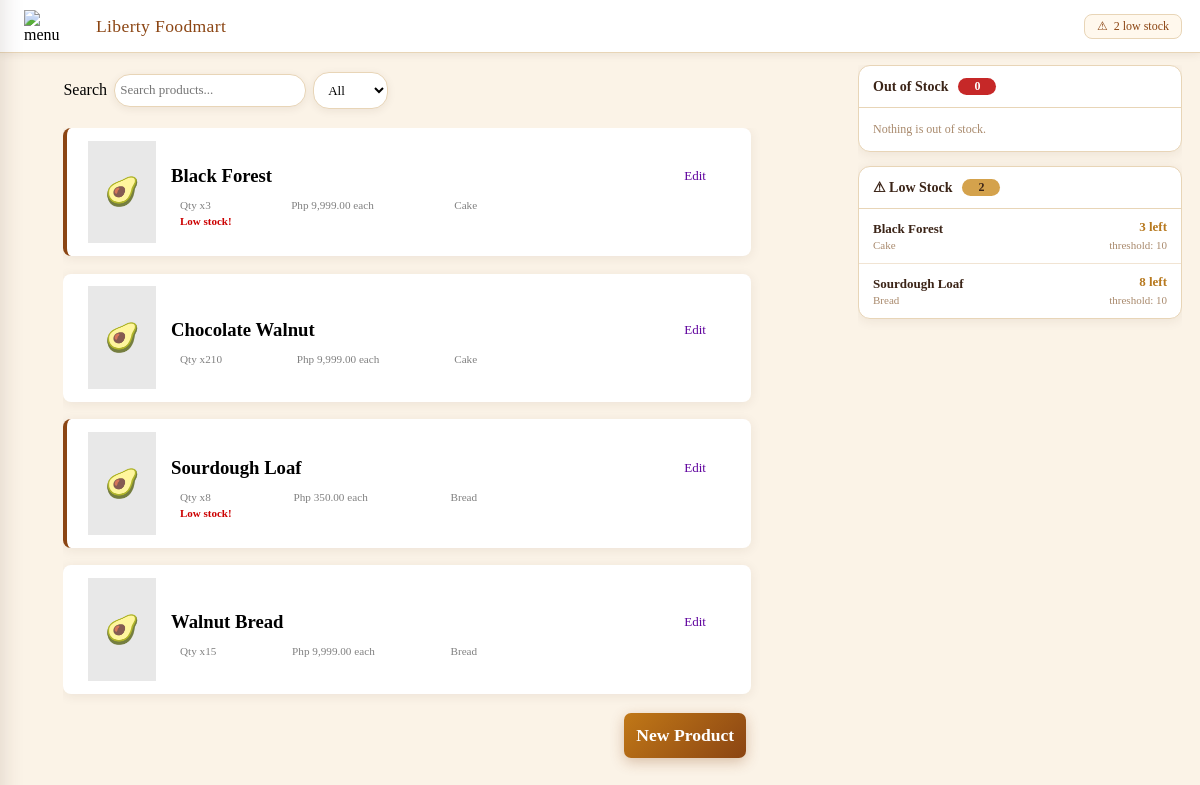
Page /inventory.php (signed in) on the committed database.
### tables this page shows
CREATE TABLE products (
    id                  INT UNSIGNED    NOT NULL AUTO_INCREMENT,
    name                VARCHAR(120)    NOT NULL,
    price               DECIMAL(10,2)   NOT NULL DEFAULT 0.00,
    description         TEXT            NULL,
    category            ENUM('Cake','Bread','Pastry','Drink','Other') NOT NULL DEFAULT 'Other',
    quantity            INT             NOT NULL DEFAULT 0,
    low_stock_threshold INT             NOT NULL DEFAULT 10,
    image_path          VARCHAR(255)    NULL,
    created_at          TIMESTAMP       NOT NULL DEFAULT CURRENT_TIMESTAMP,

    PRIMARY KEY (id),
    INDEX idx_category (category)
);

### inventory.php (the view, shortened to what this page needs)
<?php
require_once 'auth.php';
$search  = trim($_GET['search']   ?? '');
$sql    = 'SELECT * FROM products WHERE 1=1';
$params = [];
$sql .= ' ORDER BY name ASC';
$stmt = $pdo->prepare($sql);
$stmt->execute($params);
$products = $stmt->fetchAll();
$alert_rows = $pdo->query('SELECT id, name, category, quantity, low_stock_threshold FROM products WHERE quantity <= low_stock_threshold ORDER BY quantity ASC, name ASC')->fetchAll();
$out_items  = array_values(array_filter($alert_rows, fn($r) => (int)$r['quantity'] <= 0));
$low_items  = array_values(array_filter($alert_rows, fn($r) => (int)$r['quantity'] >  0));
$out_count  = count($out_items);
$low_count  = count($low_items);
function e(string $str): string {
    return htmlspecialchars($str, ENT_QUOTES, 'UTF-8');
}
?>
<!DOCTYPE html>
<html lang="en">
<head>
</head>
<body>
<header class="header">
    <div class="menu-icon-cont">
        <img src="src/menu.png" alt="menu" onclick="openMenu()">
    </div>
    <p>Liberty Foodmart</p>
    <?php if ($out_count > 0 || $low_count > 0): ?>
    <div class="notif-badge show" id="notif-badge" onclick="scrollToFirstLow()">
        &#9888;
        <?php if ($low_count > 0): ?><span><?= $low_count ?> low stock</span><?php endif; ?>
    </div>
    <?php endif; ?>
</header>
<main class="main">
    <div class="main-inventory">
    <div class="inv-left">
        <form method="GET" action="inventory.php" class="search-cont">
            <label for="search-input">Search</label>
            <input
                type="text"
                id="search-input"
                name="search"
                placeholder="Search products..."
                value="<?= e($search) ?>"
                oninput="debounceSearch()"
                autocomplete="off">
            <select id="cat-filter" name="category" onchange="this.form.submit()">
                <option value="">All</option>
            </select>
        </form>
        <div class="inventory-cont" id="inventory-cont">
            <?php if (empty($products)): ?>
                <div class="empty-msg">No products found.</div>
            <?php else: ?>
                <?php foreach ($products as $item):
                    $isOut = (int)$item['quantity'] <= 0;
                    $isLow = !$isOut && $item['quantity'] <= $item['low_stock_threshold'];
                ?>
                <div class="item-cont<?= $isOut ? ' out-of-stock' : ($isLow ? ' low-stock' : '') ?>" id="item-<?= $item['id'] ?>">
                    <div class="img-cont">
                        <?php if ($item['image_path'] && file_exists($item['image_path'])): ?>
                            <img src="<?= e($item['image_path']) ?>" alt="<?= e($item['name']) ?>">
                        <?php else: ?>
                            <div class="img-placeholder">&#129361;</div>
                        <?php endif; ?>
                    </div>
                    <div class="info-cont">
                        <div class="top-info">
                            <h3><?= e($item['name']) ?></h3>
                            <a href="#" class="info-edit"
                               onclick="openEditModal(
                                   <?= $item['id'] ?>,
                                   '<?= e(addslashes($item['name'])) ?>',
                                   '<?= $item['price'] ?>',
                                   '<?= e(addslashes($item['description'] ?? '')) ?>',
                                   '<?= e($item['category']) ?>',
                                   <?= $item['quantity'] ?>,
                                   <?= $item['low_stock_threshold'] ?>,
                                   '<?= e($item['image_path'] ?? '') ?>'
                               ); return false;">Edit</a>
                        </div>
                        <div class="bot-info">
                            <p>Qty x<?= $item['quantity'] ?></p>
                            <p>Php <?= number_format($item['price'], 2) ?> each</p>
                            <p><?= e($item['category']) ?></p>
                        </div>
                        <?php if ($isOut): ?>
                            <div class="out-label"> Out of stock!</div>
                        <?php elseif ($isLow): ?>
                            <div class="low-label"> Low stock!</div>
                        <?php endif; ?>
                    </div>
                </div>
                <?php endforeach; ?>
            <?php endif; ?>
        </div>
        <button class="add-item" onclick="openAddModal()">New Product</button>
    </div>
    <aside class="stock-panel">
        <section class="alert-card">
            <div class="alert-head"> Out of Stock <span class="alert-count out"><?= $out_count ?></span></div>
            <?php if (empty($out_items)): ?>
                <p class="alert-empty">Nothing is out of stock.</p>
            <?php else: foreach ($out_items as $a): ?>
                <div class="alert-row" data-name="<?= e($a['name']) ?>" onclick="focusItem(<?= (int)$a['id'] ?>, this.dataset.name)">
                    <div>
                        <div class="alert-name"><?= e($a['name']) ?></div>
                        <div class="alert-cat"><?= e($a['category']) ?></div>
                    </div>
                    <div class="alert-qty out"><b>Out of stock</b><small>threshold: <?= (int)$a['low_stock_threshold'] ?></small></div>
                </div>
            <?php endforeach; endif; ?>
        </section>
        <section class="alert-card">
            <div class="alert-head">&#9888; Low Stock <span class="alert-count low"><?= $low_count ?></span></div>
            <?php if (empty($low_items)): ?>
                <p class="alert-empty">No items are running low.</p>
            <?php else: foreach ($low_items as $a): ?>
                <div class="alert-row" data-name="<?= e($a['name']) ?>" onclick="focusItem(<?= (int)$a['id'] ?>, this.dataset.name)">
                    <div>
                        <div class="alert-name"><?= e($a['name']) ?></div>
                        <div class="alert-cat"><?= e($a['category']) ?></div>
                    </div>
                    <div class="alert-qty low"><b><?= (int)$a['quantity'] ?> left</b><small>threshold: <?= (int)$a['low_stock_threshold'] ?></small></div>
                </div>
            <?php endforeach; endif; ?>
        </section>
    </aside>
    </div>
</main>
</body>
</html>

### rows in the picture
products: name "Black Forest", quantity "3", price "9,999.00", category "Cake", shows "Low stock!", low_stock_threshold "10"
products: name "Chocolate Walnut", quantity "210", price "9,999.00", category "Cake"
products: name "Sourdough Loaf", quantity "8", price "350.00", category "Bread", shows "Low stock!", low_stock_threshold "10"
products: name "Walnut Bread", quantity "15", price "9,999.00", category "Bread"

### other values in the picture
$low_count "2"
$out_count "0"
